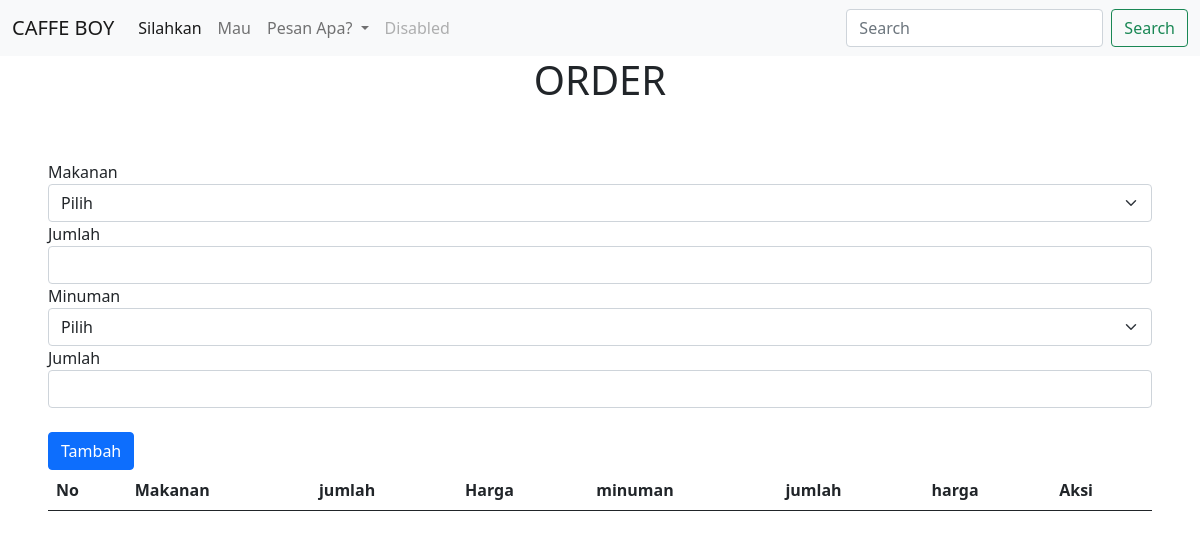
Page /pesanan/ on the earlier database version.
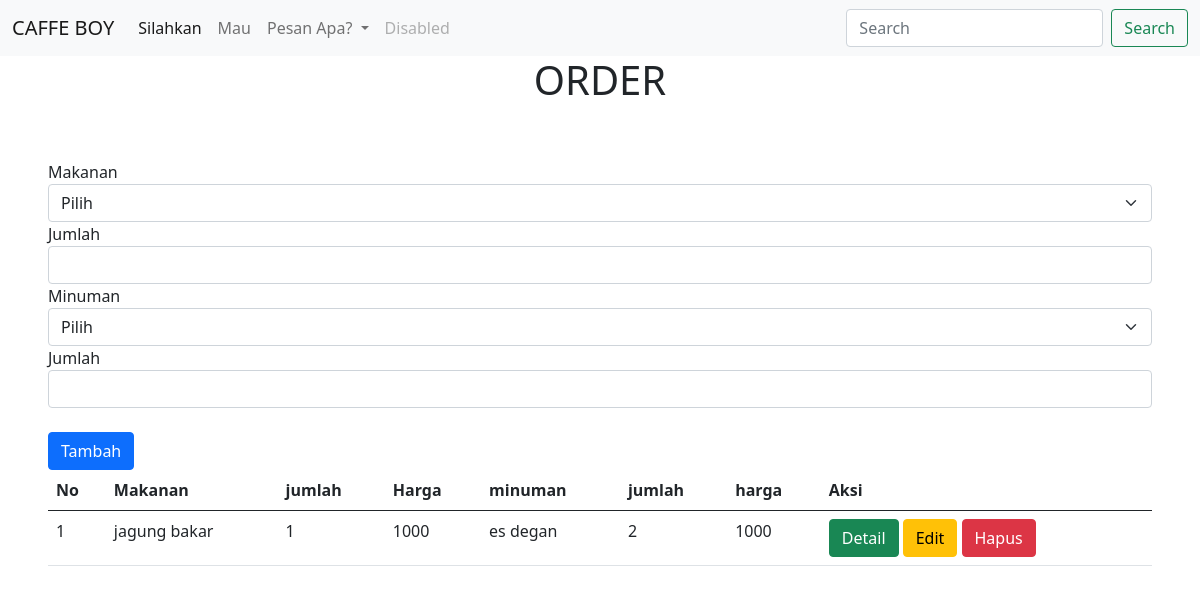
Same page on the later database version.
### pesanan/models.py (models this page shows)
class pesanan(models.Model):
    makanan = models.ForeignKey(makanan, on_delete=models.CASCADE)
    jumlah_makanan = IntegerField()
    minuman = models.ForeignKey(minuman, on_delete=models.CASCADE)
    jumlah_minuman = models.IntegerField()

### makanan/models.py (models this page shows)
class makanan(models.Model):
    jenis = models.CharField(max_length=255)
    nama = CharField(max_length=255)
    harga = models.IntegerField()

### minuman/models.py (models this page shows)
class minuman(models.Model):
    jenis = models.CharField(max_length=255)
    nama = models.CharField(max_length=255)
    harga = models.IntegerField()

### pesanan/views.py (the view, shortened to what this page needs)
# urls.py: path('', views.readPesanan, name='readPesanan'),
def readPesanan(req):
    dataMakanan = models.makanan.objects.all()
    dataMinuman = models.minuman.objects.all()
    data = models.pesanan.objects.all()
    return render(req, "pesanan/index.html", {
        "dataMakanan": dataMakanan,
        "dataMinuman": dataMinuman,
        "data": data,
    })

### templates/pesanan/index.html (shortened to what this page needs)
<!DOCTYPE html>
<html lang="en">
<head>
    <link href="https://cdn.jsdelivr.net/npm/bootstrap@5.0.2/dist/css/bootstrap.min.css" rel="stylesheet">
</head>
<body>
    <section>
        <nav class="navbar navbar-expand-lg navbar-light bg-light">
            <div class="container-fluid">
              <a class="navbar-brand" href="#">CAFFE BOY</a>
              <div class="collapse navbar-collapse" id="navbarSupportedContent">
                <ul class="navbar-nav me-auto mb-2 mb-lg-0">
                  <li class="nav-item">
                    <a class="nav-link active" aria-current="page" href="#">Silahkan</a>
                  </li>
                  <li class="nav-item">
                    <a class="nav-link" href="#">Mau</a>
                  </li>
                  <li class="nav-item dropdown">
                    <a class="nav-link dropdown-toggle" href="#" id="navbarDropdown" role="button" data-bs-toggle="dropdown" aria-expanded="false">
                      Pesan Apa?
                    </a>
                  </li>
                  <li class="nav-item">
                    <a class="nav-link disabled">Disabled</a>
                  </li>
                </ul>
                <form class="d-flex">
                  <input class="form-control me-2" type="search" placeholder="Search" aria-label="Search">
                  <button class="btn btn-outline-success" type="submit">Search</button>
                </form>
              </div>
            </div>
          </nav>
        </section>
    <div class="container text-center">
        <h1>ORDER</h1>
    </div>
    <div class="p-5">
        <form action="" method="POST">
            <label>Makanan</label>
            <select class="form-select" name="makanan">
                <option selected>Pilih</option>
            </select>
            <label>Jumlah</label>
            <input type="text" name="jumlah_makanan" class="form-control">
            <label>Minuman</label>
            <select class="form-select" name="minuman">
                <option selected>Pilih</option>
            </select>
            <label>Jumlah</label>
            <input type="text" name="jumlah_minuman" class="form-control"><br>
            <button type="submit" class="btn btn-primary">Tambah</button>
        </form>
        <div>
            <table class="table">
                <thead>
                    <th>No</th>
                    <th>Makanan</th>
                    <th>jumlah</th>
                    <th>Harga</th>
                    <th>minuman</th>
                    <th>jumlah</th>
                    <th>harga</th>
                    <th>Aksi</th>
                </thead>
                <tbody>
                    {% for d in data %}
                    <tr>
                        <td>{{forloop.counter}}</td>
                        <td>{{d.makanan.nama}}</td>
                        <td>{{d.jumlah_makanan}}</td>
                        <td>{{d.makanan.harga}}</td>
                        <td>{{d.minuman.nama}}</td>
                        <td>{{d.jumlah_minuman}}</td>
                        <td>{{d.minuman.harga}}</td>
                        <td>
                            <a href="detail/{{d.id}}" class="btn btn-success">Detail</a>
                            <a href="edit/{{d.id}}" class="btn btn-warning">Edit</a>
                            <a href="hapus/{{d.id}}" class="btn btn-danger">Hapus</a>
                        </td>
                    </tr>
                    {% endfor %}
                </tbody>
            </table>
        </div>
    </div>
</body>
</html>

Differences in the rows shown:
added pesanan: makanan.nama "jagung bakar", jumlah_makanan "1", makanan.harga "1000", minuman.nama "es degan", jumlah_minuman "2", minuman.harga "1000"
